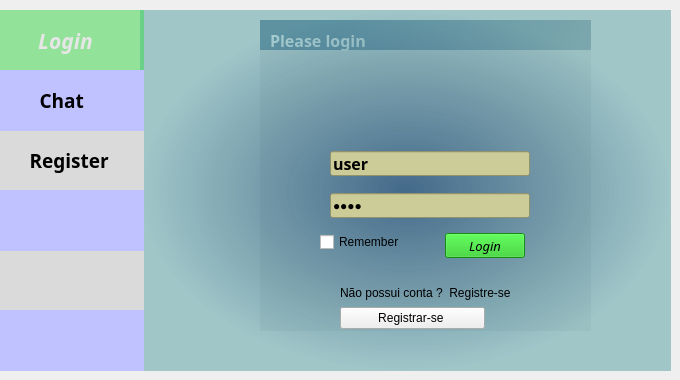
      <widget class="QWidget" name="page_10">
       <widget class="QLabel" name="label_66">
        <property name="geometry">
         <rect>
          <x>260</x>
          <y>20</y>
          <width>331</width>
          <height>301</height>
         </rect>
        </property>
        <property name="styleSheet">
         <string notr="true">background-color: qlineargradient(spread:pad, x1:0, y1:0.506, x2:1, y2:1, stop:0 rgba(50, 92, 128, 255), stop:1 rgba(179, 179, 179, 247));</string>
        </property>
        <property name="text">
         <string/>
        </property>
       </widget>
       <widget class="QLabel" name="label_67">
        <property name="geometry">
         <rect>
          <x>260</x>
          <y>50</y>
          <width>331</width>
          <height>281</height>
         </rect>
        </property>
        <property name="styleSheet">
         <string notr="true">background-color: rgb(220, 220, 220);</string>
        </property>
        <property name="text">
         <string/>
        </property>
       </widget>
       <widget class="QLabel" name="label_68">
        <property name="geometry">
         <rect>
          <x>270</x>
          <y>30</y>
          <width>261</width>
          <height>21</height>
         </rect>
        </property>
        <property name="font">
         <font>
          <family>Maiandra GD</family>
          <pointsize>12</pointsize>
          <weight>75</weight>
          <bold>true</bold>
         </font>
        </property>
        <property name="styleSheet">
         <string notr="true">color: rgb(255, 255, 255);</string>
        </property>
        <property name="text">
         <string>Please login</string>
        </property>
       </widget>
       <widget class="QLabel" name="label_69">
        <property name="geometry">
         <rect>
          <x>0</x>
          <y>10</y>
          <width>144</width>
          <height>361</height>
         </rect>
        </property>
        <property name="maximumSize">
         <size>
          <width>144</width>
          <height>400</height>
         </size>
        </property>
        <property name="styleSheet">
         <string notr="true">background-color: rgb(220, 220, 220);</string>
        </property>
        <property name="text">
         <string/>
        </property>
       </widget>
       <widget class="QLabel" name="label_70">
        <property name="geometry">
         <rect>
          <x>140</x>
          <y>10</y>
          <width>531</width>
          <height>361</height>
         </rect>
        </property>
        <property name="styleSheet">
         <string notr="true">background-color: qradialgradient(spread:pad, cx:0.5, cy:0.5, radius:0.5, fx:0.5, fy:0.5, stop:0 rgba(50, 92, 128, 228), stop:1 rgba(117, 176, 179, 165));</string>
        </property>
        <property name="text">
         <string/>
        </property>
       </widget>
       <widget class="QLabel" name="label_71">
        <property name="geometry">
         <rect>
          <x>0</x>
          <y>10</y>
          <width>144</width>
          <height>61</height>
         </rect>
        </property>
        <property name="maximumSize">
         <size>
          <width>144</width>
          <height>400</height>
         </size>
        </property>
        <property name="font">
         <font>
          <family>Microsoft YaHei</family>
          <pointsize>16</pointsize>
          <weight>75</weight>
          <italic>true</italic>
          <bold>true</bold>
         </font>
        </property>
        <property name="layoutDirection">
         <enum>Qt::RightToLeft</enum>
        </property>
        <property name="styleSheet">
         <string notr="true">background-color: rgba(32, 234, 49, 100);
color: rgb(230, 230, 230);</string>
        </property>
        <property name="text">
         <string>       Login</string>
        </property>
       </widget>
       <widget class="QLabel" name="label_72">
        <property name="geometry">
         <rect>
          <x>0</x>
          <y>130</y>
          <width>144</width>
          <height>61</height>
         </rect>
        </property>
        <property name="maximumSize">
         <size>
          <width>144</width>
          <height>400</height>
         </size>
        </property>
        <property name="font">
         <font>
          <family>Microsoft YaHei</family>
          <pointsize>14</pointsize>
          <weight>75</weight>
          <italic>false</italic>
          <bold>true</bold>
         </font>
        </property>
        <property name="layoutDirection">
         <enum>Qt::RightToLeft</enum>
        </property>
        <property name="styleSheet">
         <string notr="true">background-color: rgb(218, 218, 218);</string>
        </property>
        <property name="text">
         <string>      Register</string>
        </property>
       </widget>
       <widget class="QLabel" name="label_73">
        <property name="geometry">
         <rect>
          <x>0</x>
          <y>70</y>
          <width>144</width>
          <height>61</height>
         </rect>
        </property>
        <property name="maximumSize">
         <size>
          <width>144</width>
          <height>400</height>
         </size>
        </property>
        <property name="font">
         <font>
          <family>Microsoft YaHei</family>
          <pointsize>14</pointsize>
          <weight>75</weight>
          <italic>false</italic>
          <bold>true</bold>
         </font>
        </property>
        <property name="layoutDirection">
         <enum>Qt::RightToLeft</enum>
        </property>
        <property name="styleSheet">
         <string notr="true">background-color: rgb(192, 193, 255);</string>
        </property>
        <property name="text">
         <string>        Chat</string>
        </property>
       </widget>
       <widget class="QLabel" name="label_74">
        <property name="geometry">
         <rect>
          <x>0</x>
          <y>250</y>
          <width>144</width>
          <height>61</height>
         </rect>
        </property>
        <property name="maximumSize">
         <size>
          <width>144</width>
          <height>400</height>
         </size>
        </property>
        <property name="font">
         <font>
          <family>Microsoft YaHei</family>
          <pointsize>14</pointsize>
          <weight>75</weight>
          <italic>false</italic>
          <bold>true</bold>
         </font>
        </property>
        <property name="layoutDirection">
         <enum>Qt::RightToLeft</enum>
        </property>
        <property name="styleSheet">
         <string notr="true">background-color: rgb(218, 218, 218);</string>
        </property>
        <property name="text">
         <string/>
        </property>
       </widget>
       <widget class="QLabel" name="label_75">
        <property name="geometry">
         <rect>
          <x>0</x>
          <y>190</y>
          <width>144</width>
          <height>61</height>
         </rect>
        </property>
        <property name="maximumSize">
         <size>
          <width>144</width>
          <height>400</height>
         </size>
        </property>
        <property name="font">
         <font>
          <family>Microsoft YaHei</family>
          <pointsize>14</pointsize>
          <weight>75</weight>
          <italic>false</italic>
          <bold>true</bold>
         </font>
        </property>
        <property name="layoutDirection">
         <enum>Qt::RightToLeft</enum>
        </property>
        <property name="styleSheet">
         <string notr="true">background-color: rgb(192, 193, 255);</string>
        </property>
        <property name="text">
         <string/>
        </property>
       </widget>
       <widget class="QLabel" name="label_76">
        <property name="geometry">
         <rect>
          <x>0</x>
          <y>310</y>
          <width>144</width>
          <height>61</height>
         </rect>
        </property>
        <property name="maximumSize">
         <size>
          <width>144</width>
          <height>400</height>
         </size>
        </property>
        <property name="font">
         <font>
          <family>Microsoft YaHei</family>
          <pointsize>14</pointsize>
          <weight>75</weight>
          <italic>false</italic>
          <bold>true</bold>
         </font>
        </property>
        <property name="layoutDirection">
         <enum>Qt::RightToLeft</enum>
        </property>
        <property name="styleSheet">
         <string notr="true">background-color: rgb(192, 193, 255);</string>
        </property>
        <property name="text">
         <string/>
        </property>
       </widget>
       <widget class="QWidget" name="gridLayoutWidget_6">
        <property name="geometry">
         <rect>
          <x>320</x>
          <y>140</y>
          <width>221</width>
          <height>89</height>
         </rect>
        </property>
        <layout class="QGridLayout" name="gridLayout_6">
         <item row="0" column="0">
          <widget class="QLineEdit" name="Usuario_2">
           <property name="maximumSize">
            <size>
             <width>200</width>
             <height>25</height>
            </size>
           </property>
           <property name="font">
            <font>
             <family>Maiandra GD</family>
             <pointsize>12</pointsize>
             <weight>75</weight>
             <bold>true</bold>
            </font>
           </property>
           <property name="accessibleDescription">
            <string>User</string>
           </property>
           <property name="styleSheet">
            <string notr="true">background-color: rgb(204, 204, 153);</string>
           </property>
           <property name="text">
            <string>user</string>
           </property>
           <property name="placeholderText">
            <string>user</string>
           </property>
          </widget>
         </item>
         <item row="1" column="0">
          <widget class="QLineEdit" name="Senha_2">
           <property name="maximumSize">
            <size>
             <width>200</width>
             <height>25</height>
            </size>
           </property>
           <property name="styleSheet">
            <string notr="true">background-color: rgb(204, 204, 153);</string>
           </property>
           <property name="text">
            <string>user</string>
           </property>
           <property name="echoMode">
            <enum>QLineEdit::Password</enum>
           </property>
          </widget>
         </item>
        </layout>
       </widget>
       <widget class="QWidget" name="gridLayoutWidget_7">
        <property name="geometry">
         <rect>
          <x>320</x>
          <y>230</y>
          <width>90</width>
          <height>25</height>
         </rect>
        </property>
        <layout class="QGridLayout" name="gridLayout_7">
         <item row="0" column="0">
          <widget class="QCheckBox" name="checkBox_2">
           <property name="text">
            <string>Remember</string>
           </property>
          </widget>
         </item>
        </layout>
       </widget>
       <widget class="QWidget" name="gridLayoutWidget_8">
        <property name="geometry">
         <rect>
          <x>280</x>
          <y>260</y>
          <width>291</width>
          <height>69</height>
         </rect>
        </property>
        <layout class="QGridLayout" name="gridLayout_8">
         <item row="1" column="0">
          <widget class="QLabel" name="label_77">
           <property name="maximumSize">
            <size>
             <width>191</width>
             <height>20</height>
            </size>
           </property>
           <property name="text">
            <string>Não possui conta ?  Registre-se</string>
           </property>
          </widget>
         </item>
         <item row="0" column="0">
          <widget class="QLabel" name="label_warning_2">
           <property name="maximumSize">
            <size>
             <width>350</width>
             <height>20</height>
            </size>
           </property>
           <property name="font">
            <font>
             <family>Nirmala UI</family>
             <pointsize>8</pointsize>
             <weight>75</weight>
             <bold>true</bold>
            </font>
           </property>
           <property name="styleSheet">
            <string notr="true">color: rgb(255, 1, 1);</string>
           </property>
           <property name="text">
            <string/>
           </property>
          </widget>
         </item>
         <item row="2" column="0">
          <widget class="QPushButton" name="Registrarse_2">
           <property name="maximumSize">
            <size>
             <width>145</width>
             <height>100</height>
            </size>
           </property>
           <property name="text">
            <string>Registrar-se </string>
           </property>
          </widget>
         </item>
        </layout>
       </widget>
       <widget class="QWidget" name="gridLayoutWidget_9">
        <property name="geometry">
         <rect>
          <x>440</x>
          <y>230</y>
          <width>91</width>
          <height>31</height>
         </rect>
        </property>
        <layout class="QGridLayout" name="gridLayout_9">
         <item row="0" column="0">
          <widget class="QPushButton" name="Login_2">
           <property name="maximumSize">
            <size>
             <width>80</width>
             <height>25</height>
            </size>
           </property>
           <property name="palette">
            <palette>
             <active>
              <colorrole role="Button">
               <brush brushstyle="SolidPattern">
                <color alpha="255">
                 <red>28</red>
                 <green>198</green>
                 <blue>25</blue>
                </color>
               </brush>
              </colorrole>
              <colorrole role="Base">
               <brush brushstyle="SolidPattern">
                <color alpha="255">
                 <red>28</red>
                 <green>198</green>
                 <blue>25</blue>
                </color>
               </brush>
              </colorrole>
              <colorrole role="Window">
               <brush brushstyle="SolidPattern">
                <color alpha="255">
                 <red>28</red>
                 <green>198</green>
                 <blue>25</blue>
                </color>
               </brush>
              </colorrole>
             </active>
             <inactive>
              <colorrole role="Button">
               <brush brushstyle="SolidPattern">
                <color alpha="255">
                 <red>28</red>
                 <green>198</green>
                 <blue>25</blue>
                </color>
               </brush>
              </colorrole>
              <colorrole role="Base">
               <brush brushstyle="SolidPattern">
                <color alpha="255">
                 <red>28</red>
                 <green>198</green>
                 <blue>25</blue>
                </color>
               </brush>
              </colorrole>
              <colorrole role="Window">
               <brush brushstyle="SolidPattern">
                <color alpha="255">
                 <red>28</red>
                 <green>198</green>
                 <blue>25</blue>
                </color>
               </brush>
              </colorrole>
             </inactive>
             <disabled>
              <colorrole role="Button">
               <brush brushstyle="SolidPattern">
                <color alpha="255">
                 <red>28</red>
                 <green>198</green>
                 <blue>25</blue>
                </color>
               </brush>
              </colorrole>
              <colorrole role="Base">
               <brush brushstyle="SolidPattern">
                <color alpha="255">
                 <red>28</red>
                 <green>198</green>
                 <blue>25</blue>
                </color>
               </brush>
              </colorrole>
              <colorrole role="Window">
               <brush brushstyle="SolidPattern">
                <color alpha="255">
                 <red>28</red>
                 <green>198</green>
                 <blue>25</blue>
                </color>
               </brush>
              </colorrole>
             </disabled>
            </palette>
           </property>
           <property name="font">
            <font>
             <family>Lucida Sans Unicode</family>
             <pointsize>10</pointsize>
             <italic>true</italic>
            </font>
           </property>
           <property name="styleSheet">
            <string notr="true">background-color: rgb(28, 198, 25);</string>
           </property>
           <property name="text">
            <string>Login</string>
           </property>
          </widget>
         </item>
        </layout>
       </widget>
       <widget class="QWidget" name="gridLayoutWidget_10">
        <property name="geometry">
         <rect>
          <x>330</x>
          <y>50</y>
          <width>191</width>
          <height>91</height>
         </rect>
        </property>
        <layout class="QGridLayout" name="gridLayout_10">
         <item row="0" column="0">
          <widget class="QLabel" name="label_78">
           <property name="toolTip">
            <string>&lt;html&gt;&lt;head/&gt;&lt;body&gt;&lt;p&gt;&lt;img src=&quot;:/fundos/logochat.png&quot;/&gt;&lt;/p&gt;&lt;/body&gt;&lt;/html&gt;</string>
           </property>
           <property name="styleSheet">
            <string notr="true">background-image: url(:/fundos/logoanao.png);</string>
           </property>
           <property name="text">
            <string/>
           </property>
          </widget>
         </item>
        </layout>
       </widget>
      </widget>
